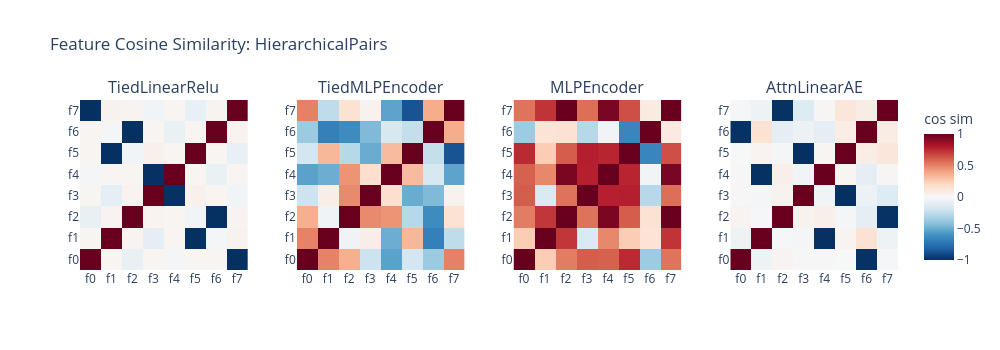

Notebook code for this chart:
### Markdown cell above
## Interference Patterns Under Hierarchy

With HierarchicalPairs, features come in parent-child pairs
(f0-f1, f2-f3, ...). Paired features co-occur, so the model may
place them in similar directions. The cosine similarity matrices
below show whether the different architectures discover this
pair structure.

### Code cell
# -- Cosine similarity for HierarchicalPairs --

fig_cos_hier = make_subplots(
    rows=1,
    cols=4,
    subplot_titles=list(models_hier.keys()),
    horizontal_spacing=0.06,
)

for col_idx, (name, tm) in enumerate(models_hier.items(), 1):
    cos_sim = tm.cosine_similarity_matrix.cpu().numpy()
    labels = [f"f{i}" for i in range(N_FEATURES)]
    fig_cos_hier.add_trace(
        go.Heatmap(
            z=cos_sim,
            x=labels,
            y=labels,
            colorscale="RdBu_r",
            zmid=0,
            zmin=-1,
            zmax=1,
            showscale=(col_idx == 4),
            colorbar=dict(title="cos sim") if col_idx == 4 else None,
        ),
        row=1,
        col=col_idx,
    )

fig_cos_hier.update_layout(
    title="Feature Cosine Similarity: HierarchicalPairs",
    template="plotly_white",
    height=350,
    width=1000,
)
fig_cos_hier.show()

### Figure 1 — Plotly figure (JSON) as saved in the notebook; plotly's stock layout.template omitted (floating-point values rounded to 4 significant figures)
{"data": [{"colorscale": [[0.0, "rgb(5,48,97)"], [0.1, "rgb(33,102,172)"], [0.2, "rgb(67,147,195)"], [0.3, "rgb(146,197,222)"], [0.4, "rgb(209,229,240)"], [0.5, "rgb(247,247,247)"], [0.6, "rgb(253,219,199)"], [0.7, "rgb(244,165,130)"], [0.8, "rgb(214,96,77)"], [0.9, "rgb(178,24,43)"], [1.0, "rgb(103,0,31)"]], "showscale": false, "type": "heatmap", "x": ["f0", "f1", "f2", "f3", "f4", "f5", "f6", "f7"], "xaxis": "x", "y": ["f0", "f1", "f2", "f3", "f4", "f5", "f6", "f7"], "yaxis": "y", "z": [[1.0, 0.02441, -0.07664, 0.02442, -0.02233, 0.01905, 0.01965, -0.9966], [0.02441, 1.0, 0.02781, -0.0971, 0.02418, -0.9978, -0.02297, 0.03868], [-0.07664, 0.02781, 1.0, 0.02815, 0.01972, -0.03356, -0.997, 0.02572], [0.02442, -0.0971, 0.02815, 1.0, -0.9961, 0.04891, 0.02155, -0.03024], [-0.02233, 0.02418, 0.01972, -0.9961, 1.0, 0.02414, -0.07033, 0.02089], [0.01905, -0.9978, -0.03356, 0.04891, 0.02414, 1.0, 0.02368, -0.0819], [0.01965, -0.02297, -0.997, 0.02155, -0.07033, 0.02368, 1.0, 0.03166], [-0.9966, 0.03868, 0.02572, -0.03024, 0.02089, -0.0819, 0.03166, 1.0]], "zmax": 1, "zmid": 0, "zmin": -1}, {"colorscale": [[0.0, "rgb(5,48,97)"], [0.1, "rgb(33,102,172)"], [0.2, "rgb(67,147,195)"], [0.3, "rgb(146,197,222)"], [0.4, "rgb(209,229,240)"], [0.5, "rgb(247,247,247)"], [0.6, "rgb(253,219,199)"], [0.7, "rgb(244,165,130)"], [0.8, "rgb(214,96,77)"], [0.9, "rgb(178,24,43)"], [1.0, "rgb(103,0,31)"]], "showscale": false, "type": "heatmap", "x": ["f0", "f1", "f2", "f3", "f4", "f5", "f6", "f7"], "xaxis": "x2", "y": ["f0", "f1", "f2", "f3", "f4", "f5", "f6", "f7"], "yaxis": "y2", "z": [[1.0, 0.5025, 0.3586, -0.2132, -0.5385, -0.1854, -0.3684, 0.5048], [0.5025, 1.0, -0.04141, 0.0686, -0.4944, 0.3294, -0.6835, -0.2585], [0.3586, -0.04141, 1.0, 0.4779, 0.4479, -0.2824, -0.6305, 0.1504], [-0.2132, 0.0686, 0.4779, 1.0, 0.1682, -0.5016, -0.4451, 0.0363], [-0.5385, -0.4944, 0.4479, 0.1682, 1.0, 0.3174, -0.1701, -0.5354], [-0.1854, 0.3294, -0.2824, -0.5016, 0.3174, 1.0, -0.2406, -0.8655], [-0.3684, -0.6835, -0.6305, -0.4451, -0.1701, -0.2406, 1.0, 0.3719], [0.5048, -0.2585, 0.1504, 0.0363, -0.5354, -0.8655, 0.3719, 1.0]], "zmax": 1, "zmid": 0, "zmin": -1}, {"colorscale": [[0.0, "rgb(5,48,97)"], [0.1, "rgb(33,102,172)"], [0.2, "rgb(67,147,195)"], [0.3, "rgb(146,197,222)"], [0.4, "rgb(209,229,240)"], [0.5, "rgb(247,247,247)"], [0.6, "rgb(253,219,199)"], [0.7, "rgb(244,165,130)"], [0.8, "rgb(214,96,77)"], [0.9, "rgb(178,24,43)"], [1.0, "rgb(103,0,31)"]], "showscale": false, "type": "heatmap", "x": ["f0", "f1", "f2", "f3", "f4", "f5", "f6", "f7"], "xaxis": "x3", "y": ["f0", "f1", "f2", "f3", "f4", "f5", "f6", "f7"], "yaxis": "y3", "z": [[1.0, 0.2517, 0.5193, 0.6071, 0.5975, 0.7518, -0.3636, 0.542], [0.2517, 1.0, 0.7165, -0.147, 0.4837, 0.2515, 0.1428, 0.7211], [0.5193, 0.7165, 1.0, 0.5451, 0.9473, 0.609, 0.1445, 0.9985], [0.6071, -0.147, 0.5451, 1.0, 0.781, 0.7821, -0.2833, 0.5558], [0.5975, 0.4837, 0.9473, 0.781, 1.0, 0.765, -0.03252, 0.9521], [0.7518, 0.2515, 0.609, 0.7821, 0.765, 1.0, -0.6595, 0.6468], [-0.3636, 0.1428, 0.1445, -0.2833, -0.03252, -0.6595, 1.0, 0.09042], [0.542, 0.7211, 0.9985, 0.5558, 0.9521, 0.6468, 0.09042, 1.0]], "zmax": 1, "zmid": 0, "zmin": -1}, {"colorbar": {"title": {"text": "cos sim"}}, "colorscale": [[0.0, "rgb(5,48,97)"], [0.1, "rgb(33,102,172)"], [0.2, "rgb(67,147,195)"], [0.3, "rgb(146,197,222)"], [0.4, "rgb(209,229,240)"], [0.5, "rgb(247,247,247)"], [0.6, "rgb(253,219,199)"], [0.7, "rgb(244,165,130)"], [0.8, "rgb(214,96,77)"], [0.9, "rgb(178,24,43)"], [1.0, "rgb(103,0,31)"]], "showscale": true, "type": "heatmap", "x": ["f0", "f1", "f2", "f3", "f4", "f5", "f6", "f7"], "xaxis": "x4", "y": ["f0", "f1", "f2", "f3", "f4", "f5", "f6", "f7"], "yaxis": "y4", "z": [[1.0, -0.05173, 0.02744, -0.005609, 0.004495, -0.002729, -0.9912, -0.007953], [-0.05173, 1.0, -0.01416, -0.0173, -0.9962, 0.03064, 0.1456, -0.05382], [0.02744, -0.01416, 1.0, 0.03439, 0.06019, -0.01838, -0.09532, -0.9923], [-0.005609, -0.0173, 0.03439, 1.0, -0.03616, -0.9997, -0.06266, -0.1354], [0.004495, -0.9962, 0.06019, -0.03616, 1.0, 0.02402, -0.09825, 0.01276], [-0.002729, 0.03064, -0.01838, -0.9997, 0.02402, 1.0, 0.07105, 0.1184], [-0.9912, 0.1456, -0.09532, -0.06266, -0.09825, 0.07105, 1.0, 0.07583], [-0.007953, -0.05382, -0.9923, -0.1354, 0.01276, 0.1184, 0.07583, 1.0]], "zmax": 1, "zmid": 0, "zmin": -1}], "layout": {"annotations": [{"font": {"size": 16}, "showarrow": false, "text": "TiedLinearRelu", "x": 0.1025, "xanchor": "center", "xref": "paper", "y": 1.0, "yanchor": "bottom", "yref": "paper"}, {"font": {"size": 16}, "showarrow": false, "text": "TiedMLPEncoder", "x": 0.3675, "xanchor": "center", "xref": "paper", "y": 1.0, "yanchor": "bottom", "yref": "paper"}, {"font": {"size": 16}, "showarrow": false, "text": "MLPEncoder", "x": 0.6325, "xanchor": "center", "xref": "paper", "y": 1.0, "yanchor": "bottom", "yref": "paper"}, {"font": {"size": 16}, "showarrow": false, "text": "AttnLinearAE", "x": 0.8975, "xanchor": "center", "xref": "paper", "y": 1.0, "yanchor": "bottom", "yref": "paper"}], "height": 350, "title": {"text": "Feature Cosine Similarity: HierarchicalPairs"}, "width": 1000, "xaxis": {"anchor": "y", "domain": [0.0, 0.205]}, "xaxis2": {"anchor": "y2", "domain": [0.265, 0.47]}, "xaxis3": {"anchor": "y3", "domain": [0.53, 0.735]}, "xaxis4": {"anchor": "y4", "domain": [0.795, 1.0]}, "yaxis": {"anchor": "x", "domain": [0.0, 1.0]}, "yaxis2": {"anchor": "x2", "domain": [0.0, 1.0]}, "yaxis3": {"anchor": "x3", "domain": [0.0, 1.0]}, "yaxis4": {"anchor": "x4", "domain": [0.0, 1.0]}}}
